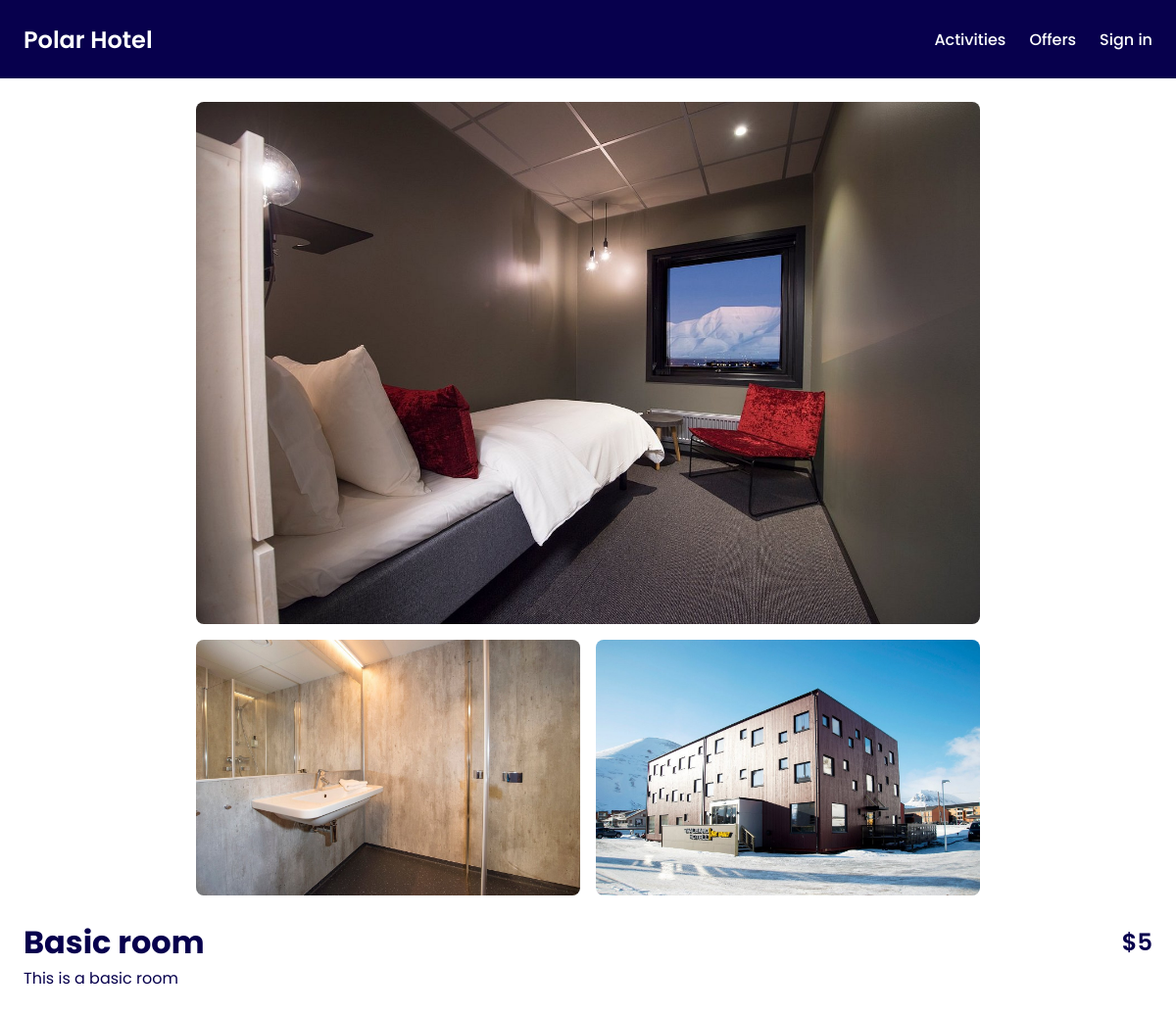
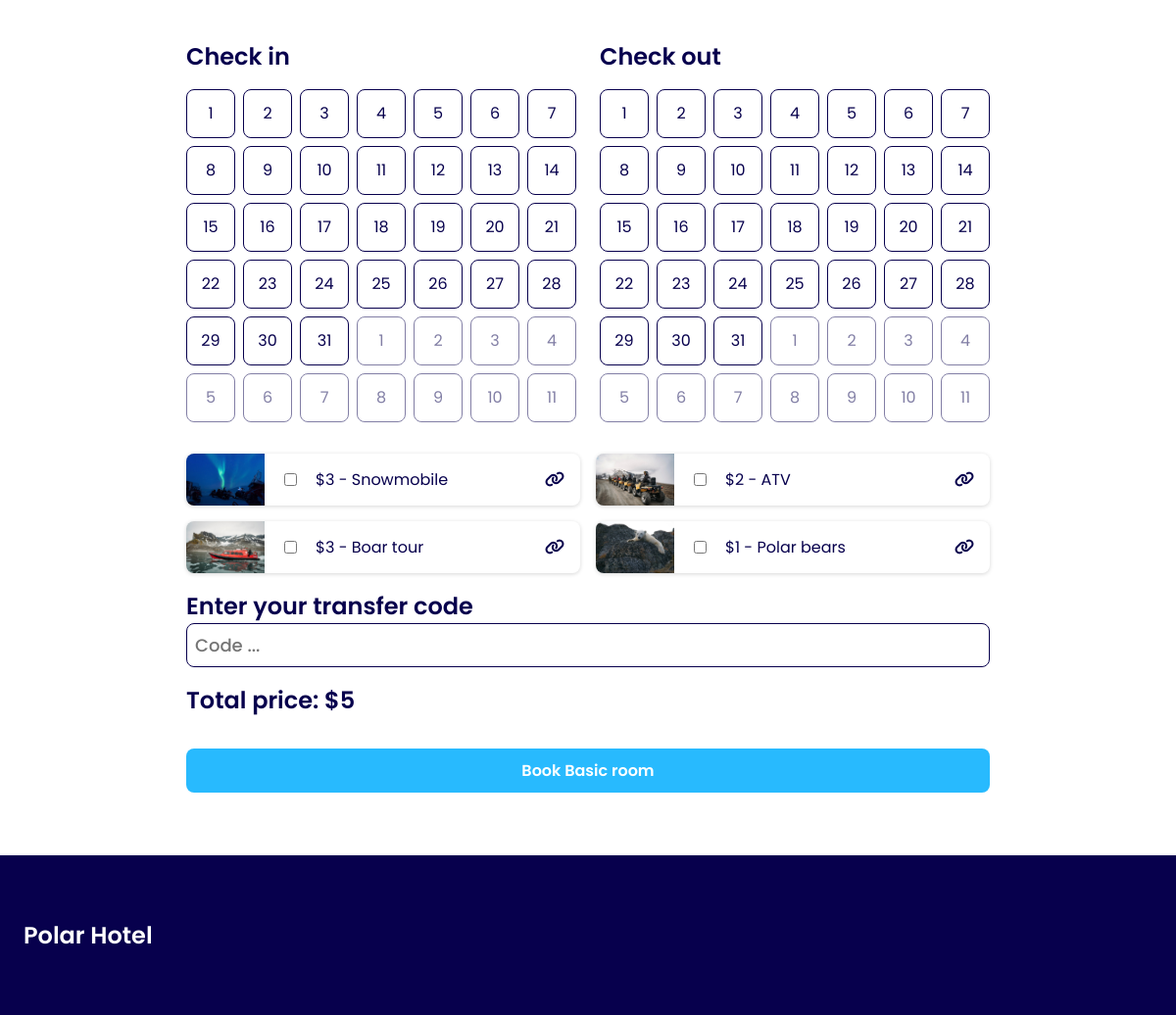
The app's page /room.php?room=009c6170-1ef2-402a-82c2-8c1fc8badce3 with its own data (2 pictures, top to bottom).
### tables this page shows
CREATE TABLE activities (
	id VARCHAR PRIMARY KEY,
	activity VARCHAR,
	price INTEGER,
	description VARCHAR,
	image VARCHAR
);

### app/getRooms.php (called while the page is built, shortened)
<?php
require_once __DIR__ . "/../vendor/autoload.php";
$stars = intval($_ENV["STARS"]);
$getRooms = $db->query("SELECT rooms.id, rooms.name, rooms.price, rooms.description, image_room.image FROM rooms
INNER JOIN image_room ON image_room.room_id = rooms.id");
$getRooms->execute();
$rooms = $getRooms->fetchAll(PDO::FETCH_ASSOC);
$mappedRooms = [];
foreach ($rooms as $room) {
    $id = $room["id"];
    $price = intval($room["price"]);
    $price = $price + $stars;
    if (!isset($mappedRooms[$id])) {
        $mappedRooms[$id] = [
            "id" => $id,
            "name" => $room["name"],
            "price" => $price,
            "description" => $room["description"],
            "images" => [],
        ];
    }
    $mappedRooms[$id]["images"][] = $room["image"];
}
$rooms = array_values($mappedRooms);

### app/hotelFunctions.php (called while the page is built, shortened)
<?php
function monthArrayDate(int $timeStamp): array
{
    return [
        "date" => date("Y-m-d", $timeStamp),
        "dayOfWeek" => intval(date("N", $timeStamp)),
        "dayDate" => intval(date("d", $timeStamp)),
        "month" => intval(date("m", $timeStamp)),
    ];
}
function getMonth(int $monthIndex, int $year): array
{
    $monthLength = cal_days_in_month(CAL_GREGORIAN, $monthIndex, $year);
    $month = [];
    $firstDay = date("N", mktime(0, 0, 0, $monthIndex, 1, $year));
    $daysBefore = $firstDay - 1;
    $daysAfter = 42 - $monthLength - $daysBefore;
    for ($idx = $daysBefore; $idx > 0; $idx--) {
        $timeStamp = mktime(0, 0, 0, $monthIndex, 1 - $idx, $year);
        $month[] = monthArrayDate($timeStamp);
    }
    for ($idx = 0; $idx < $monthLength; $idx++) {
        $timeStamp = mktime(0, 0, 0, $monthIndex, $idx + 1, $year);
        $month[] = monthArrayDate($timeStamp);
    }
    for ($idx = 1; $idx <= $daysAfter; $idx++) {
        $timeStamp = mktime(0, 0, 0, $monthIndex, $monthLength + $idx, $year);
        $month[] = monthArrayDate($timeStamp);
    }
    return $month;
}
function filterForId(array $arrays, string $arrayId): array
{
    $filteredArray = array_filter($arrays, function ($array) use ($arrayId) {
        return $array["id"] === $arrayId;
    });
    return reset($filteredArray);
}

### app/getActivities.php (called while the page is built, shortened)
<?php
require_once __DIR__ . "/../vendor/autoload.php";
$stars = intval($_ENV["STARS"]);
$selectActivities = $db->query("SELECT * FROM activities");
$selectActivities->execute();
$activities = $selectActivities->fetchAll(PDO::FETCH_ASSOC);
$activities = array_map(function (array $activity) use ($stars) {
    return [...$activity, "price" => $activity["price"] = $activity["price"] + $stars];
}, $activities);

### room.php (the view, shortened to what this page needs)
<?php
require_once __DIR__ . "/views/header.php";
require_once __DIR__ . "/views/navigation.php";
require __DIR__ . "/app/getRooms.php";
require __DIR__ . "/app/getActivities.php";
$roomId = $_GET["room"];
$room = filterForId($rooms, $roomId);
?>
<main class="room-main max-w-section">
    <div class="room-content-order">
        <div class="column room-info-container">
            <div class="space-between name-price-title">
                <h1><?= $room["name"]; ?></h1>
                <h3><?= "$" . $room["price"]; ?></h3>
            </div>
            <div><?= $room["description"]; ?></div>
        </div>
        <div class="room-gallery-grid">
            <?php foreach ($room["images"] as $image) : ?>
                <img src=<?= "./assets/images/" . $image; ?> alt="hotel room">
            <?php endforeach; ?>
        </div>
    </div>
    <form method="post" class="book-room-form" action="app/bookRoom.php">
        <div class="check-in-out-calenders">
            <div>
                <h3>Check in</h3>
                <?php
                $calendarIdentifier = "-checkin";
                require __DIR__ . "/views/calendar.php"; ?>
            </div>
            <div>
                <h3>Check out</h3>
                <?php
                $calendarIdentifier = "-checkout";
                require __DIR__ . "/views/calendar.php"; ?>
            </div>
        </div>
        <div class="room-activities">
            <?php foreach ($activities as $activity) : ?>
                <div class="room-activities-card">
                    <img src="<?= "assets/images/" . $activity["image"] ?>" alt="activity">
                    <input data-price="<?= $activity["price"]; ?>" class="activity-check" type="checkbox" name="activities[]" value="<?= $activity["id"] ?>">
                    <div><?= "$" . $activity["price"] . " - " . $activity["activity"] ?></div>
                    <a href="activities.php" class="text-dark-blue flex-grow">
                        <i class="fa-solid fa-link"></i>
                    </a>
                </div>
            <?php endforeach; ?>
        </div>
        <div>
            <label for="transfer-code">
                <h3>Enter your transfer code</h3>
            </label>
            <input placeholder="Code ..." class="transfer-code-input" type="text" name="transfer-code" id="transfer-code" required>
        </div>
        <h3>Total price: <span id="total-price"><?= "$" . $room["price"] ?></span></h3>
        <button type="submit" class="submit-btn-blue">Book <?= $room["name"] ?></button>
    </form>
</main>
<?php require_once __DIR__ . "/views/footer.php"; ?>

### views/calendar.php (shortened to what this page needs)
<?php
$selectedMonth = intval(date("m", mktime(0, 0, 0, 1, 1, 2024)));
$selectedYear = intval(date("Y", mktime(0, 0, 0, 1, 1, 2024)));
$month = getMonth($selectedMonth, $selectedYear);
$identifier = $calendarIdentifier ?? '';
?>
<div class="calendar-grid">
    <?php foreach ($month as $date) : ?>
        <div id="<?= $selectedMonth === $date["month"] ? 'btn' . $identifier : '' ?>" class="calendar-cell <?= $selectedMonth !== $date["month"] ? 'offset-month' : 'current-month contain-radio'; ?>">
            <?= $date["dayDate"] ?>
        </div>
    <?php endforeach; ?>
</div>

### assets/style/style.css (style rules this page uses)
:root { --dark-blue: #07004d; --blue: #28bafe; --light-blue: #e3f5fd; --white: #fff; --rounded-md: 16px; --rounded-sm: 8px; }
* { box-sizing: border-box; font-family: "Poppins", sans-serif; }
body { min-height: 100vh; background: var(--white); color: var(--dark-blue); margin: 0; padding: 0; }
h1, h2, h3, p { margin: 0; }
h3 { font-size: 24px; font-weight: 600; }
button { border: none; cursor: pointer; }
a { color: var(--white); text-decoration: none; font-weight: 500; font-size: 1rem; }
.column { display: flex; flex-direction: column; }
.text-dark-blue { color: var(--dark-blue); }
.submit-btn-blue { background: var(--blue); color: var(--white); padding: 10px 0; font-size: 1rem; font-weight: 600; border-radius: var(--rounded-sm); }
.space-between { display: flex; justify-content: space-between; width: 100%; }
.max-w-section { max-width: 1440px; width: 100%; margin: 0 auto; }
.room-main { min-height: 100vh; padding: 104px 24px 0 24px; }
.room-gallery-grid { display: grid; grid-template-columns: repeat(2, 1fr); gap: 16px; max-width: 800px; }
.room-gallery-grid img { width: 100%; border-radius: var(--rounded-sm); }
.room-gallery-grid img:nth-child(1) { grid-column: span 2; }
.room-content-order { display: flex; gap: 24px; }
.name-price-title { align-items: center; }
.room-info-container { width: 100%; }
.book-room-form { margin: 64px auto; display: flex; flex-direction: column; gap: 16px; width: 100%; max-width: 820px; }
.calendar-grid { display: grid; grid-template-columns: repeat(7, minmax(40px, 50px)); grid-template-rows: repeat(6, minmax(40px, 50px)); place-content: center; gap: 8px; padding: 16px 0; }
.calendar-cell { padding: 8px; border: 1px solid var(--dark-blue); border-radius: var(--rounded-sm); display: flex; justify-content: center; align-items: center; user-select: none; }
.offset-month { opacity: 0.5; }
.current-month { cursor: pointer; transition: background 0.2s ease-out, color 0.2s ease-out; }
.contain-radio { position: relative; }
.check-in-out-calenders { display: flex; flex-direction: column; align-items: center; justify-content: center; gap: 24px; }
.room-activities { display: grid; grid-template-columns: repeat(auto-fill, minmax(350px, 1fr)); gap: 16px; }
.room-activities-card { display: flex; align-items: center; gap: 16px; padding-right: 16px; width: 100%; overflow: hidden; border-radius: var(--rounded-sm); box-shadow: rgba(0, 0, 0, 0.16) 0px 1px 4px; }
.room-activities-card img { width: 80px; object-fit: cover; object-position: center; }
.flex-grow { flex-grow: 1; text-align: end; }
.transfer-code-input { width: 100%; border: 1px solid var(--dark-blue); border-radius: var(--rounded-sm); padding: 8px; font-size: 18px; font-weight: 500; }

### assets/style/mediaQuery.css (style rules this page uses)
@media (max-width: 1200px) { .room-content-order { flex-direction: column-reverse; } }
@media (max-width: 1200px) { .room-gallery-grid { margin: 0 auto; } }
@media (min-width: 900px) { .check-in-out-calenders { flex-direction: row; } }

### records on screen
activities: price "1", image (picture), activity "Polar bears"
activities: image (picture), price "3", activity "Snowmobile"
activities: image (picture), price "2", activity "ATV"
activities: image (picture), price "3", activity "Boar tour"

### other values on screen
$room["name"] "Basic room"
$room["price"] "5"
$room["description"] "This is a basic room"
$date["dayDate"] "2"
$date["dayDate"] "3"
$date["dayDate"] "4"
$date["dayDate"] "5"
$date["dayDate"] "6"
$date["dayDate"] "7"
$date["dayDate"] "8"
$date["dayDate"] "9"
$date["dayDate"] "10"
$date["dayDate"] "11"
$date["dayDate"] "12"
$date["dayDate"] "13"
